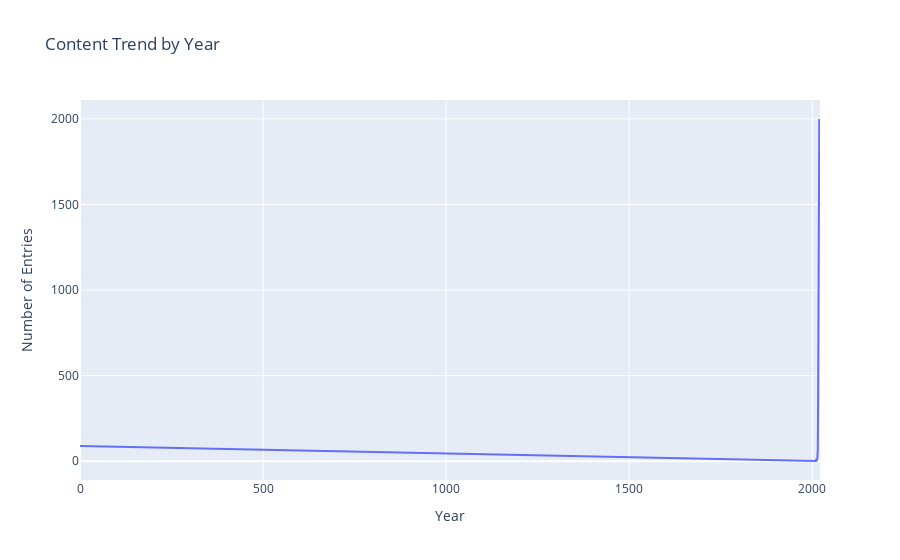

Notebook cell for this chart:
### Code cell
fig = px.line(
    x=yearly_counts.index, 
    y=yearly_counts.values, 
    labels={'x': 'Year', 'y': 'Number of Entries'}, 
    title='Content Trend by Year'
)

# Show the plot
fig.show()

### Figure 1 — Plotly figure (JSON) as saved in the notebook; plotly's stock layout.template omitted (floating-point values rounded to 4 significant figures)
{"data": [{"hovertemplate": "Year=%{x}<br>Number of Entries=%{y}<extra></extra>", "legendgroup": "", "line": {"color": "#636efa", "dash": "solid"}, "marker": {"symbol": "circle"}, "mode": "lines", "name": "", "orientation": "v", "showlegend": false, "type": "scatter", "x": [0, 2008, 2009, 2010, 2011, 2012, 2013, 2014, 2015, 2016, 2017, 2018, 2019, 2020, 2021], "xaxis": "x", "y": [88, 2, 2, 1, 13, 3, 10, 23, 73, 415, 1161, 1624, 1999, 1878, 1498], "yaxis": "y"}], "layout": {"autosize": true, "legend": {"tracegroupgap": 0}, "title": {"text": "Content Trend by Year"}, "xaxis": {"anchor": "y", "autorange": true, "domain": [0, 1], "range": [0, 2021], "title": {"text": "Year"}, "type": "linear"}, "yaxis": {"anchor": "x", "autorange": true, "domain": [0, 1], "range": [-110, 2110], "title": {"text": "Number of Entries"}, "type": "linear"}}}
